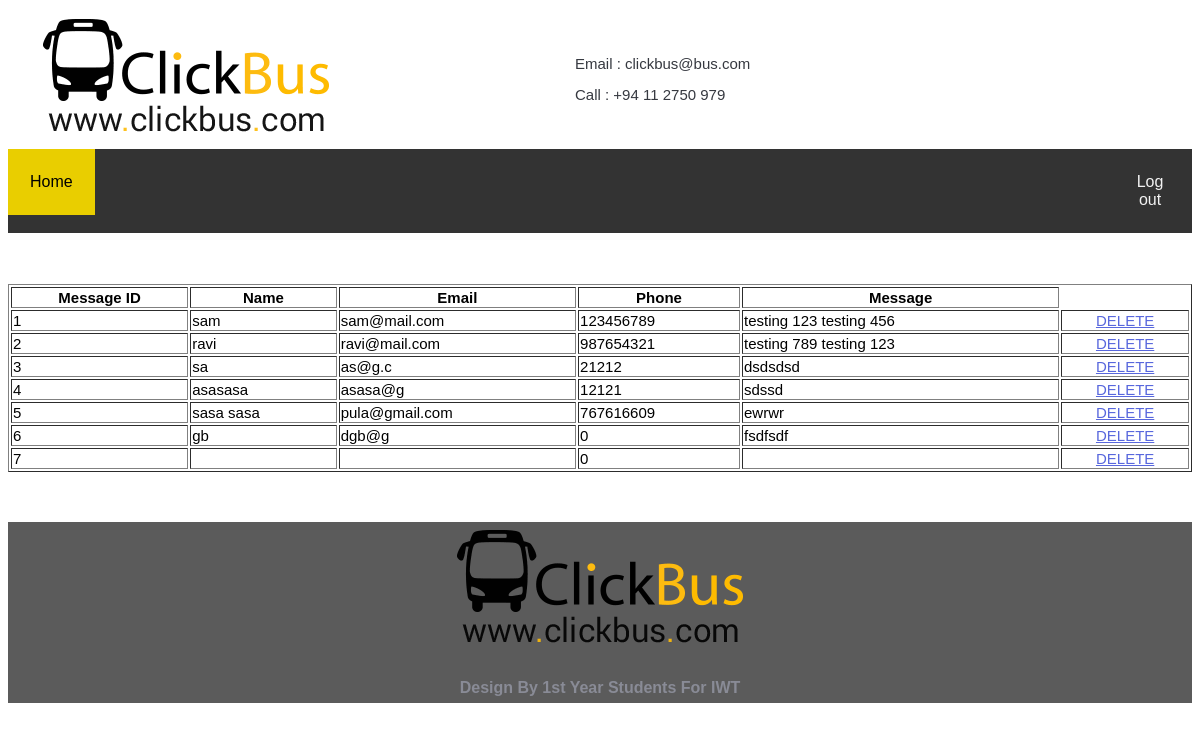
Screenshot of /IT20198572/BUS_view_messages.php with the database file from the repository.
### tables this page shows
CREATE TABLE `messages` (
  `message_id` int(255) NOT NULL,
  `sname` varchar(255) NOT NULL,
  `email` varchar(255) NOT NULL,
  `phone` int(10) NOT NULL,
  `message` varchar(1000) NOT NULL
);

### IT20198572/BUS_view_messages.php (the view, shortened to what this page needs)
<?php
    include_once '../Database.php';
?>
<!DOCTYPE html>
<html>
<head>
    <link rel="stylesheet" href="BUS_css.css">
    <link rel="stylesheet" href="BUS_my_css.css">
</head>
<body>
<table>
    <tr>
        <td>
            <img src="images/buslogo.png">
        </td>
        <td>
            <h4 style="padding-left:210px;">Email : clickbus@bus.com</h4><br><br>
            <h4 style="padding-left:210px;margin-top:-20px;">Call : +94 11 2750 979</h4>
        </td>
        <td>
    </tr>
</table>
<div class="topnav">
    <a class='active' href='../IT20201296/Html/Administration%20page.php'>Home</a>
    <div style="margin-left: 1100px;">
        <a href='../IT20192396/IT20192396/Bus%20Scheduling%20And%20Booking%20System/logout.php'><span class='glyphicon glyphicon-log-in'>Log out</a>
    </div>
</div>
<br> <br> <br>
<div>
    <table border="1" width=100%>
        <tr>
            <th class="col1"> Message ID </th>
            <th class="col2"> Name </th>
            <th class="col3"> Email </th>
            <th class="col4"> Phone </th>
            <th class="col5"> Message </th>
        </tr>
        <?php
        $sql = "select * from messages";
        $result = $conn->query($sql);
        if($result->num_rows>0)
        {
            while($row = $result->fetch_assoc()){
                echo "<tr><td>".$row["message_id"]."</td><td>".$row["sname"]."</td><td>".$row["email"]."</td><td>".$row["phone"]."</td><td>".$row["message"]."</td><td><center><a href=delete.php?id=$row[message_id]>DELETE</a></td></tr>";
            }
        }
        else
        {
            echo "0 results";
        }
    echo "</table>";
        ?>
</div>
<div class="footer">
    <img src="images/buslogo.png">
    <p>Design By 1st Year Students For IWT</p>
</div>
</body>
</html>

### IT20198572/BUS_css.css (style rules this page uses)
a { color: $link-light-grey; }
body { font-family:Rubik,sans-serif; position:relative; font-weight:400; font-size:15px }
img { max-width:100% }
p { font-size:16px; line-height:30px; color:#898b96; font-weight:300 }
h4 { font-family:Rubik,sans-serif; margin:0; font-weight:400; padding:0; color:#363940 }
a { color:#5867dd }
body { font-family: arial; }
p { font-weight: bold; }
.footer { position: relative; left: 0; bottom: 0; margin-top: 50px; width: 100%; background-color: #5b5b5b; color: white; text-align: center; }

### IT20198572/BUS_my_css.css (style rules this page uses)
body, html { height: 100%; }

### IT20198572/BUS_view_messages.php (style rules this page uses)
.topnav { overflow: hidden; background-color: #333; }
.topnav a { float: left; color: #f2f2f2; text-align: center; padding: 24px 22px; text-decoration: none; font-size: 16px; }
.topnav a.active { background-color: #e9ce00; color: black; }

### rows the page displays
messages: message_id "1", sname "sam", email "sam@mail.com", phone "123456789", message "testing 123 testing 456"
messages: message_id "2", sname "ravi", email "ravi@mail.com", phone "987654321", message "testing 789 testing 123"
messages: message_id "3", sname "sa", email "as@g.c", phone "21212", message "dsdsdsd"
messages: message_id "4", sname "asasasa", email "asasa@g", phone "12121", message "sdssd"
messages: message_id "5", sname "sasa sasa", email "pula@gmail.com", phone "767616609", message "ewrwr"
messages: message_id "6", sname "gb", email "dgb@g", phone "0", message "fsdfsdf"
messages: message_id "7", phone "0"
